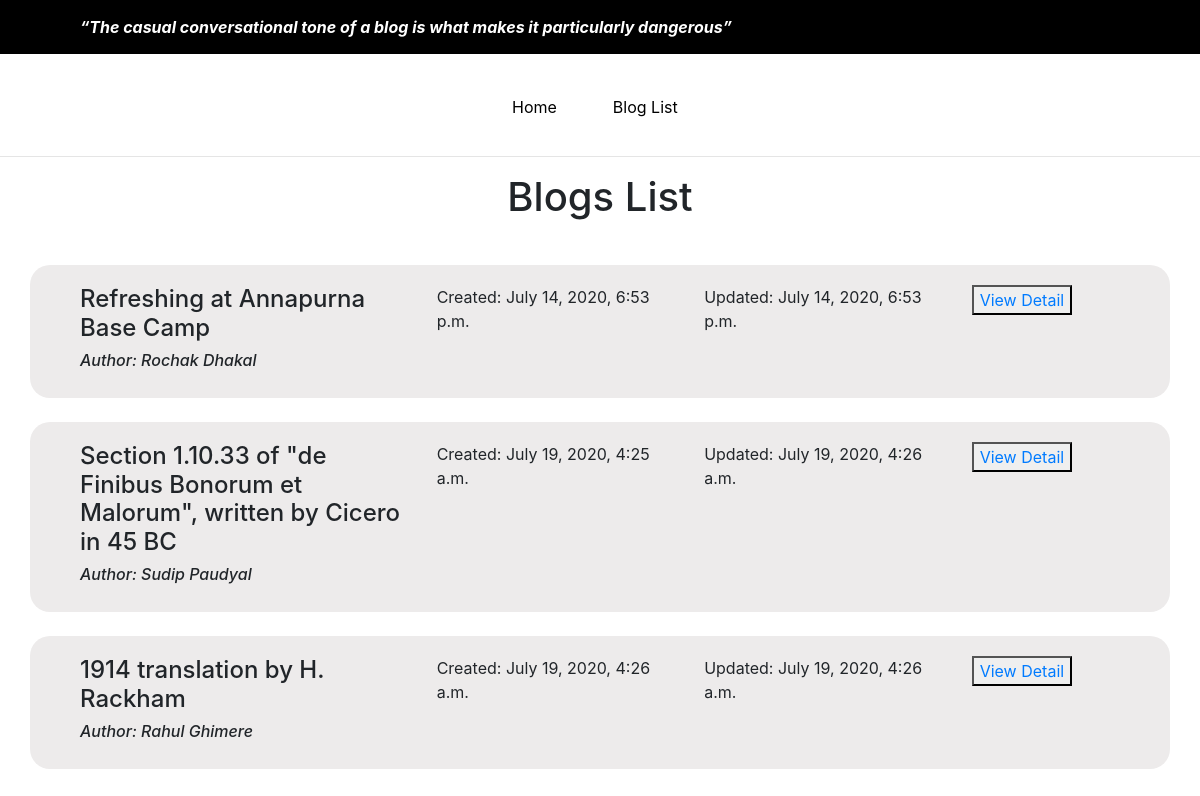
The app's page /list-of-blogs with its own data.
### blogcrud/models.py (models this page shows, shortened)
class Blogs(models.Model):
    author = models.ForeignKey(Aurthor,on_delete=models.CASCADE)
    title = models.CharField(max_length=200)
    date_created = models.DateTimeField()
    date_updated = models.DateTimeField(default=None)
    images = models.ImageField(default=None)
    content = models.TextField()

class Aurthor(models.Model):
    name=models.CharField(max_length=100)
    age=models.IntegerField()
    address=models.CharField(max_length=150)
    def __str__(self):
        return self.name

### blogcrud/views.py (the view)
# urls.py: path('list-of-blogs',views.list_blog,name='listblogs'),
def list_blog(request):
    blog_list=Blogs.objects.all()
    context = {
        'blog_list':blog_list,
    }
    return render(request,'bloglist.html',context)

### blogcrud/templates/bloglist.html
{% extends 'base.html' %}
{% load static %}
{% block content %}
    {% include 'nav.html' %}
    <div class="container ">
        <div class="blog">
            <h1>
                <center>Blogs List</center>
            </h1>
        </div>
    </div>
    <br>
    {% for blog in blog_list %}
    <div class="container blog-list">
        <div class="row">
            <div class="col-md-4">
                <h4>{{ blog.title }}</h4>
                <h6><i>Author: {{blog.author}}</i></h6>
            </div>
            <div class="col-md-3">
                Created: {{ blog.date_created }}
            </div>
            <div class="col-md-3">
                Updated: {{ blog.date_updated }}
            </div>
            <div class="col-md-2">
                <button name="view" class="btn-view"><a href="{% url 'blog:blogdetail' blog.id %}">View Detail </a></button>
            </div>
        </div>
    </div>
        <br>
    {% endfor %}
{% endblock %}

### blogcrud/templates/base.html (shortened to what this page needs)
<!DOCTYPE html>
{% load static %}
<html lang="en">
<head>
    <link rel="stylesheet" href="{% static 'css/style.css' %}">
    <link rel="stylesheet" href="https://stackpath.bootstrapcdn.com/bootstrap/4.1.3/css/bootstrap.min.css"
>
</head>
<body>
<nav class="navbar navbar-expand-lg menubar1">
    <b><i>“The casual conversational tone of a blog is what makes it particularly dangerous”</i></b>
</nav>
{% block content %}
{% endblock %}
</html>

### blogcrud/templates/nav.html (shortened to what this page needs)
<section id="menu-bar">
    <div class="navbar-menu-wrapper">
        <nav class="navbar navbar-expand-lg menubar2">
            <div class="collapse navbar-collapse" id="navbarSupportedContent">
                <ul class="navbar-nav mr-auto menu-adujst">
                    <li class="nav-item active">
                        <a class="nav-link" href="{% url 'blogcrud:landingpage' %}">Home </a>
                    </li>
                    <li class="nav-item">
                        <a class="nav-link" href="{% url 'blogcrud:listblogs' %}">Blog List</a>
                    </li>
                </ul>
            </div>
        </nav>
    </div>
</section>
 <hr>

### blogcrud/static/css/style.css (style rules this page uses)
.menubar1 { background: black !important; padding: 15px 80px !important; color: white; }
.menubar2 a { color: black; }
.menubar2 { margin:0 39%; }
.nav-link { margin:5px 20px; }
.navbar-menu-wrapper { padding-top:20px ; height: auto; }
.blog { margin-bottom: 20px; }
.blog-list { width: 80%; height: auto; background: #edebeb; border-radius: 20px; padding:20px 50px !important; }

### records on screen
Blogs: title "Refreshing at Annapurna Base Camp", author "Rochak Dhakal", date_created "July 14, 2020, 6:53 p.m.", date_updated "July 14, 2020, 6:53 p.m."
Blogs: title "Section 1.10.33 of \"de Finibus Bonorum et Malorum\", written by Cicero in 45 BC", author "Sudip Paudyal", date_created "July 19, 2020, 4:25 a.m.", date_updated "July 19, 2020, 4:26 a.m."
Blogs: title "1914 translation by H. Rackham", author "Rahul Ghimere", date_created "July 19, 2020, 4:26 a.m.", date_updated "July 19, 2020, 4:26 a.m."
